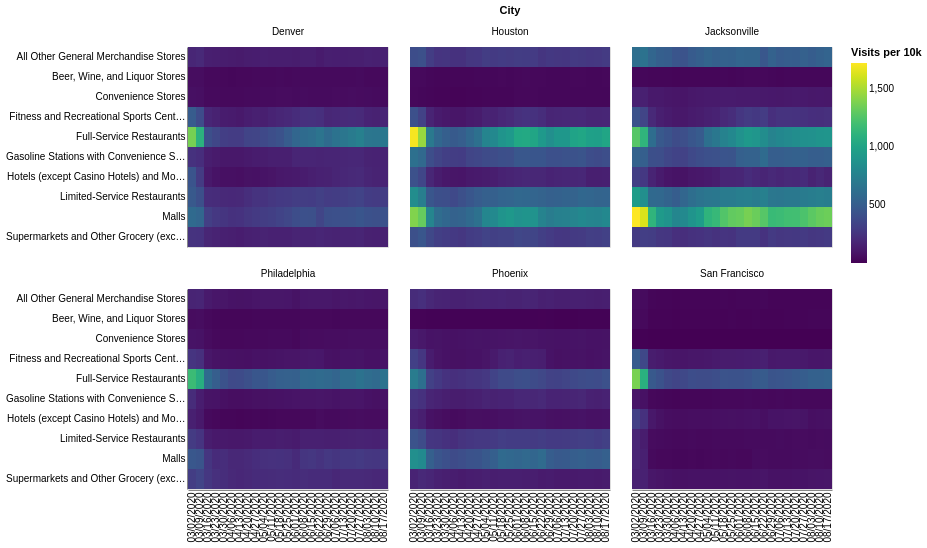

This figure's Vega-Lite source:
### Vega-Lite specification from a JSON file in a GitHub repository (floating-point values rounded to 4 significant figures; data arrays with more than 128 entries replaced by an {"elided": "..."} marker saying what was removed)
{"config": {"view": {"continuousWidth": 400, "continuousHeight": 300}}, "data": {"name": "data-18cd335e40ab0fde9431d6f9116336af"}, "facet": {"type": "nominal", "field": "City"}, "spec": {"mark": "rect", "encoding": {"color": {"type": "quantitative", "field": "Visits per 10k", "scale": {"scheme": "viridis"}, "sort": "ascending"}, "tooltip": [{"type": "nominal", "field": "Date"}, {"type": "nominal", "field": "sub_category"}, {"type": "quantitative", "field": "Visits per 10k"}], "x": {"type": "ordinal", "axis": {"ticks": false, "title": null}, "field": "Date"}, "y": {"type": "nominal", "axis": {"ticks": false, "title": null}, "field": "sub_category"}}, "height": 200, "width": 200}, "columns": 3, "$schema": "https://vega.github.io/schema/vega-lite/v4.8.1.json", "datasets": {"data-18cd335e40ab0fde9431d6f9116336af": {"elided": "1500 records"}}}
